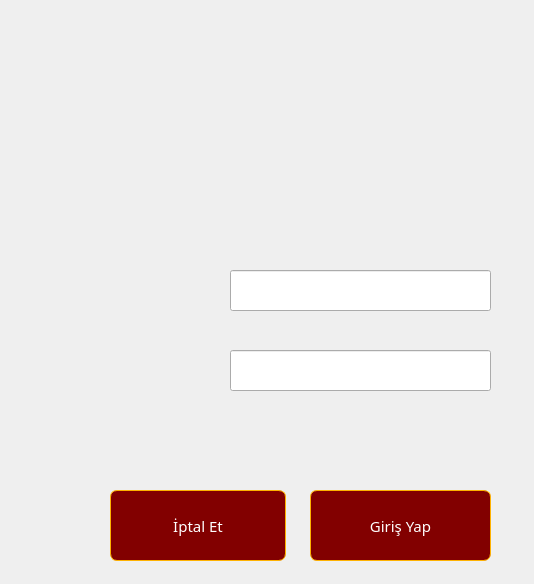
<?xml version="1.0" encoding="UTF-8"?>
<ui version="4.0">
 <class>ULgnPnlFormu</class>
 <widget class="QDialog" name="ULgnPnlFormu">
  <property name="enabled">
   <bool>true</bool>
  </property>
  <property name="geometry">
   <rect>
    <x>0</x>
    <y>0</y>
    <width>534</width>
    <height>584</height>
   </rect>
  </property>
  <property name="minimumSize">
   <size>
    <width>534</width>
    <height>584</height>
   </size>
  </property>
  <property name="maximumSize">
   <size>
    <width>534</width>
    <height>584</height>
   </size>
  </property>
  <property name="windowTitle">
   <string>Kullanıcı Girişi</string>
  </property>
  <property name="windowIcon">
   <iconset>
    <normalon>:/key.png</normalon>
   </iconset>
  </property>
  <property name="autoFillBackground">
   <bool>false</bool>
  </property>
  <property name="styleSheet">
   <string notr="true">#ULgnPnlFormu{
image: url(:/lbg.png);
}</string>
  </property>
  <widget class="QPushButton" name="giris_yap">
   <property name="geometry">
    <rect>
     <x>310</x>
     <y>490</y>
     <width>181</width>
     <height>71</height>
    </rect>
   </property>
   <property name="font">
    <font>
     <family>321impact</family>
     <pointsize>11</pointsize>
     <weight>50</weight>
     <italic>false</italic>
     <bold>false</bold>
    </font>
   </property>
   <property name="styleSheet">
    <string notr="true">#giris_yap{
color: rgb(255, 255, 255);
font: 11pt &quot;321impact&quot;;
background-color: qlineargradient(spread:pad, x1:0, y1:0, x2:1, y2:0, stop:1 rgba(130, 0, 0, 255));
border-width: 1px;
border-color:#FEB201;
border-style: solid;
border-radius: 7;
padding: 3px;
padding-left: 5px;
padding-right: 5px;
}
#giris_yap:hover{
background-color: rgb(43, 72, 117);
border-color: rgb(130, 0, 0);
}
#giris_yap:pressed{
background-color: rgb(0, 0, 127);
border-color: rgb(85, 255, 0);
}</string>
   </property>
   <property name="text">
    <string>Giriş Yap</string>
   </property>
   <property name="iconSize">
    <size>
     <width>32</width>
     <height>32</height>
    </size>
   </property>
  </widget>
  <widget class="QPushButton" name="cikis_yap">
   <property name="geometry">
    <rect>
     <x>110</x>
     <y>490</y>
     <width>176</width>
     <height>71</height>
    </rect>
   </property>
   <property name="font">
    <font>
     <family>321impact</family>
     <pointsize>11</pointsize>
     <weight>50</weight>
     <italic>false</italic>
     <bold>false</bold>
    </font>
   </property>
   <property name="styleSheet">
    <string notr="true">#cikis_yap{
color: rgb(255, 255, 255);
font: 11pt &quot;321impact&quot;;
background-color: qlineargradient(spread:pad, x1:0, y1:0, x2:1, y2:0, stop:1 rgba(130, 0, 0, 255));
border-width: 1px;
border-color:#FEB201;
border-style: solid;
border-radius: 7;
padding: 3px;
padding-left: 5px;
padding-right: 5px;
}
#cikis_yap:hover{
background-color: rgb(43, 72, 117);
border-color: rgb(130, 0, 0);
}
#cikis_yap:pressed{
background-color: rgb(0, 0, 127);
border-color: rgb(85, 255, 0);
}</string>
   </property>
   <property name="text">
    <string>İptal Et</string>
   </property>
   <property name="iconSize">
    <size>
     <width>32</width>
     <height>32</height>
    </size>
   </property>
  </widget>
  <widget class="QLineEdit" name="username">
   <property name="geometry">
    <rect>
     <x>230</x>
     <y>270</y>
     <width>261</width>
     <height>41</height>
    </rect>
   </property>
   <property name="font">
    <font>
     <pointsize>14</pointsize>
     <weight>75</weight>
     <bold>true</bold>
    </font>
   </property>
  </widget>
  <widget class="QLineEdit" name="password">
   <property name="geometry">
    <rect>
     <x>230</x>
     <y>350</y>
     <width>261</width>
     <height>41</height>
    </rect>
   </property>
   <property name="font">
    <font>
     <pointsize>14</pointsize>
     <weight>75</weight>
     <bold>true</bold>
    </font>
   </property>
  </widget>
  <widget class="QLabel" name="durum">
   <property name="geometry">
    <rect>
     <x>0</x>
     <y>420</y>
     <width>534</width>
     <height>41</height>
    </rect>
   </property>
   <property name="minimumSize">
    <size>
     <width>534</width>
     <height>41</height>
    </size>
   </property>
   <property name="maximumSize">
    <size>
     <width>534</width>
     <height>41</height>
    </size>
   </property>
   <property name="styleSheet">
    <string notr="true">#durum{
background-image: url(:/statusbar.png);
color: rgb(208, 0, 0);
font: 13pt &quot;MS Shell Dlg 2&quot;;
}</string>
   </property>
   <property name="text">
    <string/>
   </property>
   <property name="alignment">
    <set>Qt::AlignCenter</set>
   </property>
  </widget>
 </widget>
 <tabstops>
  <tabstop>username</tabstop>
  <tabstop>password</tabstop>
  <tabstop>giris_yap</tabstop>
  <tabstop>cikis_yap</tabstop>
 </tabstops>
 <resources/>
 <connections/>
</ui>
